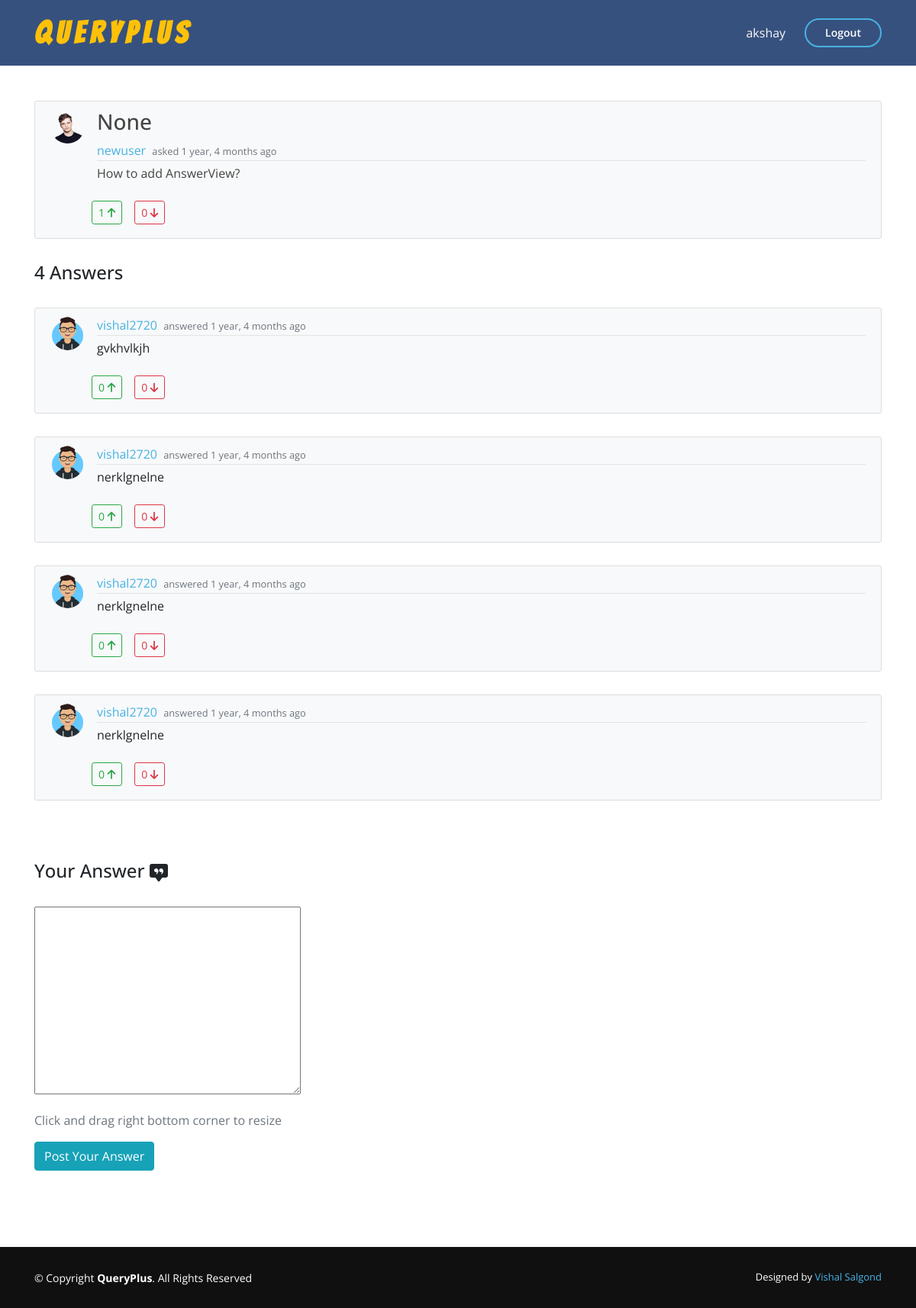
/question/8/ (signed in), run on the app's committed database.
### main_app/models.py (models this page shows, shortened)
class Question(models.Model):
    title = models.CharField(max_length=100, null=True)
    question = RichTextField()
    date_posted = models.DateTimeField(auto_now_add=True)
    author = models.ForeignKey(User, on_delete=models.CASCADE)
    upvotes = models.ManyToManyField(User, related_name='question_upvotes', blank=True)
    downvotes = models.ManyToManyField(User, related_name='question_downvotes', blank=True)

class Profile(models.Model):
    user = models.OneToOneField(User, on_delete=models.CASCADE)
    image = models.ImageField(default='default.jpg',upload_to='profile_pics')

class Answer(models.Model):
    content = RichTextField(blank=True, null=True)
    date_posted = models.DateTimeField(default=timezone.now)
    author = models.ForeignKey(User, on_delete=models.CASCADE)
    answered_to = models.ForeignKey(Question, on_delete=models.CASCADE)
    upvotes = models.ManyToManyField(User, related_name='answer_upvotes', blank=True)
    downvotes = models.ManyToManyField(User, related_name='answer_downvotes', blank=True)

### main_app/views.py (the view, shortened to what this page needs)
# urls.py: path('question/<int:pk>/', QuestionDetailView.as_view(), name='question-detail'),
class QuestionDetailView(DetailView):
    model = Question
    def get_context_data(self, *args, **kwargs):
        context = super(QuestionDetailView,
             self).get_context_data(*args, **kwargs)
        context["form"] = AnswerForm()
        context["answers"] = Answer.objects.filter(answered_to=context["question"])
        context["count"] =  Answer.objects.filter(answered_to=context["question"]).count()
        return context

### main_app/forms.py
class AnswerForm(forms.ModelForm):
    class Meta:
        model = Answer
        fields = ["content"]

### main_app/templates/main_app/question_detail.html (shortened to what this page needs)
{% extends "main_app/base.html" %}
{% load crispy_forms_tags %}
{% load i18n %}
{% block content %}
    <div style="margin-bottom: 100px;" class="container">
    <article class="media content-section mt-5 bg-light">
        <img class="rounded-circle article-img" src="{{ object.author.profile.image.url }}" alt="user_image">
        <div class="media-body">
        <div class="article-metadata">
            <h3 class="article-title">{{ question.title|safe }}</h3>
            <a class="mr-1" href="{% url 'user-profile' question.author.username %}">{{ question.author }}</a>
            <small class="text-muted">asked {{ question.date_posted|timesince }} ago</small>
        </div>
            <p class="article-title">{{ question.question|safe }}</p>
            {% if user != question.author %}
                <div class="row">
                    <form action="{% url 'question-upvote' object.id %}" method="POST">
                            {% if user not in question.upvotes.all %}
                                {% if user in question.downvotes.all %}
                                    <a id="example" role="button" class="btn btn-outline-success btn-sm m-2" data-container="body" data-toggle="popover" data-trigger="focus" data-placement="right" data-content="You have already upvoted the answer"> {{ question.upvotes.count }} <i class='fas fa-arrow-down'></i></a>
                                {% else %}
                                    <button type="submit" class="btn btn-outline-success btn-sm m-2"> {{ question.upvotes.count }} <i class='fas fa-arrow-up'></i></button>
                                {% endif %}
                            {% else %}
                                <button type="submit" class="btn btn-success btn-sm m-2"> {{ question.upvotes.count }} <i class='fas fa-arrow-up'></i></button>
                            {% endif %}
                    </form>
                    <form action="{% url 'question-downvote' object.id %}" method="POST">
                            {% if user not in question.downvotes.all %}
                                {% if user in question.upvotes.all %}
                                    <a id="example" role="button" class="btn btn-outline-danger btn-sm m-2" data-container="body" data-toggle="popover" data-trigger="focus" data-placement="right" data-content="You have already upvoted the answer"> {{ question.downvotes.count }} <i class='fas fa-arrow-down'></i></a>
                                {% else %}
                                    <button type="submit" class="btn btn-outline-danger btn-sm m-2"> {{ question.downvotes.count }} <i class='fas fa-arrow-down'></i></button>
                                {% endif %}
                            {% else %}
                                <button type="button" class="btn btn-danger btn-sm m-2"> {{ question.downvotes.count }} <i class='fas fa-arrow-down'></i></button>
                            {% endif %}
                    </form>
                </div>
            {% endif %}
        </div>
    </article>
    <br>
    {% if count  %}
        {% for ans in answers %}
            <article class="media content-section bg-light">
                <img class="rounded-circle article-img" src="{{ ans.author.profile.image.url }}" alt="">
                <div class="media-body">
                <div class="article-metadata">
                    <a class="mr-1" href="{% url 'user-profile' ans.author.username %}">{{ ans.author }}</a>
                    <small class="text-muted">answered {{ ans.date_posted|timesince }} ago</small>
                </div>
                <p>{{ ans.content|safe }}</p>
                {% if user != ans.author %}
                    <div class="row">
                        <form action="{% url 'answer-upvote' ans.id %}" method="POST">
                                {% if user not in ans.upvotes.all %}
                                    {% if user in ans.downvotes.all %}
                                        <a id="example" role="button" class="btn btn-outline-success btn-sm m-2" data-container="body" data-toggle="popover" data-trigger="focus" data-placement="right" data-content="You have already upvoted the answer"> {{ ans.upvotes.count }} <i class='fas fa-arrow-down'></i></a>
                                    {% else %}
                                        <button type="submit" class="btn btn-outline-success btn-sm m-2"> {{ ans.upvotes.count }} <i class='fas fa-arrow-up'></i></button>
                                    {% endif %}
                                {% else %}
                                    <button type="submit" class="btn btn-success btn-sm m-2"> {{ ans.upvotes.count }} <i class='fas fa-arrow-up'></i></button>
                                {% endif %}
                        </form>
                        <form action="{% url 'answer-downvote' ans.id %}" method="POST">
                                {% if user not in ans.downvotes.all %}
                                    {% if user in ans.upvotes.all %}
                                        <a id="example" role="button" class="btn btn-outline-danger btn-sm m-2" data-container="body" data-toggle="popover" data-trigger="focus" data-placement="right" data-content="You have already upvoted the answer"> {{ ans.downvotes.count }} <i class='fas fa-arrow-down'></i></a>
                                    {% else %}
                                        <button type="submit" class="btn btn-outline-danger btn-sm m-2"> {{ ans.downvotes.count }} <i class='fas fa-arrow-down'></i></button>
                                    {% endif %}
                                {% else %}
                                    <button type="button" class="btn btn-danger btn-sm m-2"> {{ ans.downvotes.count }} <i class='fas fa-arrow-down'></i></button>
                                {% endif %}
                        </form>
                    </div>
                {% endif %}
                </div>
            </article>
        {% endfor %}
    {% endif %}
    <form method="POST">
        <fieldset class="form-group">
            {% if count  %}
                <h4 class="mt-5">Your Answer
                </h4>
                <br>
            {% else %}
                <h4 class="mt-5">Be the first one to Answer</h4>
                <br>
            {% endif %}
            <div>
                {{ form.content|safe }} {{ form.media }}
            </div>
        </fieldset>
        <div class="mb-3 text-muted">
            <span>Click and drag right bottom corner to resize</span>
        </div>
        <div class="form-group">
            <button class="btn btn-info" type="submit">Post Your Answer</button>
        </div>
    </form>
</div>
{% endblock content %}

### main_app/templates/main_app/base.html (shortened to what this page needs)
{% load static %}
<!DOCTYPE html>
<html>
<head>
    <link rel="stylesheet" href="{% static 'main_app/vendor/bootstrap/css/bootstrap.min.css' %}">
    <link rel="stylesheet" href="{% static 'main_app/vendor/icofont/icofont.min.css' %}">
    <link rel="stylesheet" href="{% static 'main_app/vendor/boxicons/css/boxicons.min.css' %}">
    <link rel="stylesheet" href="{% static 'main_app/vendor/remixicon/remixicon.css' %}">
    <link rel="stylesheet" href="{% static 'main_app/vendor/venobox/venobox.css' %}">
    <link rel="stylesheet" href="{% static 'main_app/vendor/owl.carousel/assets/owl.carousel.min.css' %}">
    <link rel="stylesheet" href="{% static 'main_app/vendor/aos/aos.css' %}">
    <link rel="stylesheet" type="text/css" href="{% static 'main_app/main.css' %}">
    <link rel="stylesheet" href="https://cdnjs.cloudflare.com/ajax/libs/font-awesome/4.7.0/css/font-awesome.min.css">
    <link rel="stylesheet"
      href="//cdnjs.cloudflare.com/ajax/libs/highlight.js/10.0.3/styles/androidstudio.min.css">
</head>
<body>
  <div id="wrap">
  <header id="header" class="fixed-top">
    <div class="container d-flex align-items-center mb-2 mt-2">
      <h1 class="logo mr-auto"><a class="text-warning font-weight-bold" href="{% url 'home' %}">QueryPlus</a></h1>
      {%if user.is_authenticated %}
        <a href="{% url 'profile' %}" class="text-light scrollto">{{ user.username }}</a>
        <a href="" data-toggle="modal" data-target="#logoutModal" class="get-started-btn scrollto">Logout</a>
      {% else %}
        <a href="{% url 'login' %}" class="get-started-btn scrollto">Sign In</a>
        <a href="{% url 'register' %}" class="get-started-btn scrollto">Create Account</a>
      {% endif %}
    </div>
  </header>
    <main role="main" class="container">
      <div class="row pt-1">
    </main>
  {% block content %}
  {% endblock %}
  <footer id="footer">
    <div class="container footer-bottom">
      <div class="copyright">
        &copy; Copyright <strong><span>QueryPlus</span></strong>. All Rights Reserved
      </div>
      <div class="credits">
        Designed by <a href="">Vishal Salgond</a>
      </div>
    </div>
  </footer>
</div>
</body>
</html>

### main_app/static/main_app/main.css (style rules this page uses)
html { min-height: 100%; position: relative; }
body { background: white; margin-top: 5rem; font-family: 'Open Sans', sans-serif; padding-bottom: 80px; }
a { color: #47b2e4; }
#header { transition: all 0.5s; z-index: 997; padding: 15px 0; background: #37517e; }
#header .logo { font-size: 40px; font-family: 'Bangers', cursive; color: yellow; margin: 0; padding: 0; line-height: 1; font-weight: 500; letter-spacing: 7px; text-transform: uppercase; }
#header .logo a { color:black; }
.get-started-btn { margin-left: 25px; color: #fff; border-radius: 50px; padding: 6px 25px 7px 25px; white-space: nowrap; transition: 0.3s; font-size: 14px; display: inline-block; border: 2px solid #47b2e4; font-weight: 600; }
.content-section { background: #ffffff; padding: 10px 20px; border: 1px solid #dddddd; border-radius: 3px; margin-bottom: 30px; }
.article-title { color: #444444; }
.article-img { height: 45px; width: 45px; margin-right: 16px; }
.article-metadata { padding-bottom: 1px; margin-bottom: 4px; border-bottom: 1px solid #e3e3e3 }
#footer { position: absolute; height: 80px; bottom: 0px; left: 0px; right: 0px; margin-top: 30px; font-size: 14px; background: #101010 ; }
#wrap { min-height: 100%; height: auto; }
#footer .footer-bottom { padding-top: 30px; padding-bottom: 30px; color: #fff; }
#footer .copyright { float: left; }
#footer .credits { float: right; font-size: 13px; }
#footer .credits a { transition: 0.3s; }

### data on the page
Question: author.profile.image (picture), title "None", author "newuser", date_posted "1 year, 4 months", question "How to add AnswerView?", upvotes.count "1", downvotes.count "0"
Answer: author.profile.image (picture), author "vishal2720", date_posted "1 year, 4 months", content "gvkhvlkjh", upvotes.count "0", downvotes.count "0"
Answer: author.profile.image (picture), author "vishal2720", date_posted "1 year, 4 months", content "nerklgnelne", upvotes.count "0", downvotes.count "0"
Answer: author.profile.image (picture), author "vishal2720", date_posted "1 year, 4 months", content "nerklgnelne", upvotes.count "0", downvotes.count "0"
Answer: author.profile.image (picture), author "vishal2720", date_posted "1 year, 4 months", content "nerklgnelne", upvotes.count "0", downvotes.count "0"

### other printed values
{{ user.username }} "akshay"
